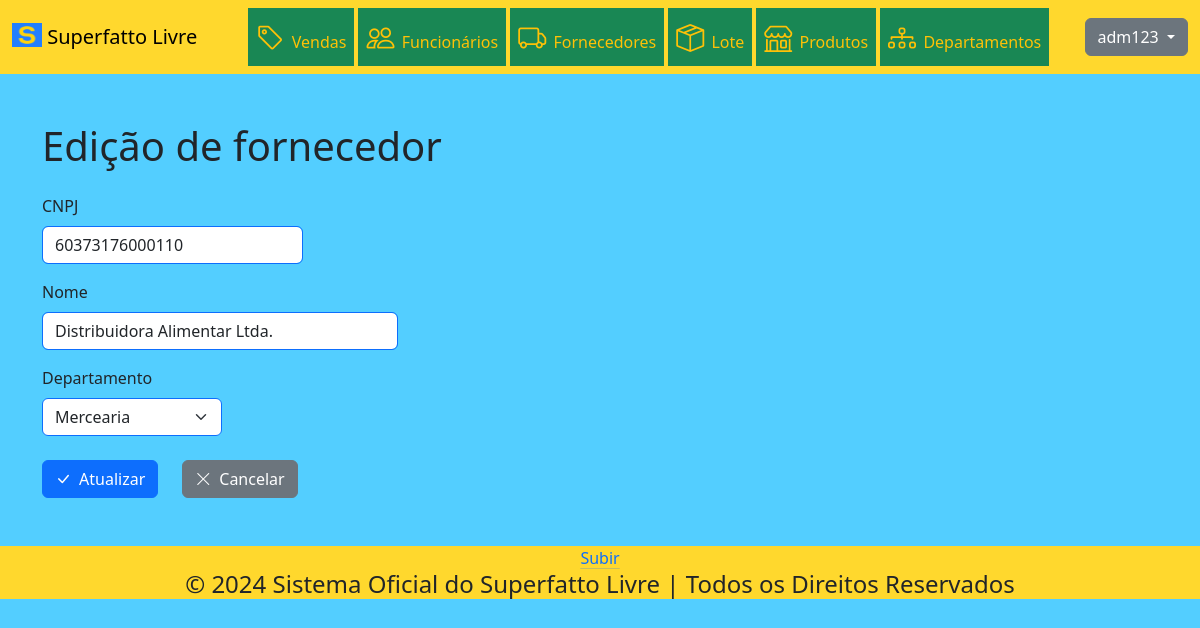
The app's page /fornecedor/encaminharEdicao/1 (signed in) with its own data.
### tables this page shows
CREATE TABLE IF NOT EXISTS `fornecedor` (
  `codigo` INT NOT NULL AUTO_INCREMENT,
  `cnpj` VARCHAR(45) NULL,
  `nome` VARCHAR(45) NULL,
  `cod_departamento` INT NOT NULL,
  PRIMARY KEY (`codigo`),
  INDEX `fk_fornecedor_departamento_idx` (`cod_departamento` ASC),
  CONSTRAINT `fk_fornecedor_departamento`
    FOREIGN KEY (`cod_departamento`)
    REFERENCES `departamento` (`codigo`)
    ON DELETE NO ACTION
    ON UPDATE NO ACTION);

CREATE TABLE IF NOT EXISTS `departamento` (
  `codigo` INT NOT NULL AUTO_INCREMENT,
  `nome` VARCHAR(45) NULL,
  PRIMARY KEY (`codigo`));

### App/Controller/BaseController.php (called while the page is built, shortened)
<?php
abstract class BaseController
{
    protected array $dados;
    public function __construct()
    {
        $this->dados = [];
    }
    public function renderizar(string $view)
    {
        $dados = $this->getDados();
        require_once PATH . '/App/View/layout/header.php';
        require_once PATH . '/App/View/layout/menu.php';
        require_once PATH . '/App/View/' . $view . '.php';
        require_once PATH . '/App/View/layout/footer.php';
    }
    public function getDados()
    {
        return $this->dados;
    }
    public function setDados($nomeChave, $valorDado)
    {
        if ($nomeChave != "" && $valorDado != "") {
            $this->dados[$nomeChave] = $valorDado;
        }
    }
}

### index.php (called while the page is built, shortened)
<?php
try
{
    $app = new App();
    $app->identificarController();
    $app->executarController();
} catch (Exception $excecao) {
    throw new Exception("Erro na execução do sistema", $excecao->getCode());
}

### App/Model/Entidades/Fornecedor.php (called while the page is built, shortened)
<?php
class Fornecedor
{
    private int $codigo;
    private string $cnpj;
    private string $nome;
    private Departamento $departamento;
    public function __construct(int $codigo = 0, string $cnpj = "", string $nome = "", int $cod_departamento = 0, string $nome_departamento = "")
    {
        $this->codigo = $codigo;
        $this->cnpj = $cnpj;
        $this->nome = $nome;
        $this->departamento = new Departamento($cod_departamento, $nome_departamento);
    }
    public function localizar()
    {
        $fornecedorDAO = new FornecedorDAO();
        $resultado = $fornecedorDAO->localizar($this->getCodigo());
        return $resultado;
    }
    public function getCodigo() : int
    {
        return $this->codigo;
    }
    public function getCnpj() : string
    {
        return $this->cnpj;
    }
    public function getNome() : string
    {
        return $this->nome;
    }
    public function getDepartamento() : Departamento
    {
        return $this->departamento;
    }
}

### App/Model/DAO/BaseDAO.php (called while the page is built, shortened)
<?php
abstract class BaseDAO
{
    private $conexao;
    public function __construct()
    {
        $this->conexao = Conexao::getConexao();
    }
    public function select($sql)
    {
        return $this->conexao->query($sql);
    }
}

### App/Lib/Conexao.php (called while the page is built, shortened)
<?php
class Conexao
{
    public static function getConexao()
    {
        $dsn = DB_DRIVER . ':host=' . DB_HOST . ';dbname=' . DB_NAME . ";";
        $conexao = new PDO($dsn , DB_USER, DB_PASSWORD);
        $conexao->setAttribute(PDO::ATTR_ERRMODE, PDO::ERRMODE_EXCEPTION);
        return $conexao;
    }
}

### App/Model/DAO/FornecedorDAO.php (called while the page is built, shortened)
<?php
class FornecedorDAO extends BaseDAO
{
    public function localizar($codigo)
    {
        try {
            $pdoStatement = $this->select("SELECT f.*, d.nome nome_departamento FROM fornecedor f, departamento d
                WHERE f.codigo = $codigo AND d.codigo = f.cod_departamento");
            $arrayResultado = $pdoStatement->fetch(PDO::FETCH_ASSOC);
            $fornecedor = new Fornecedor(
                $arrayResultado['codigo'],
                $arrayResultado['cnpj'],
                $arrayResultado['nome'],
                $arrayResultado['cod_departamento'],
                $arrayResultado['nome_departamento']
            );
            return $fornecedor;
        }
        catch (Exception $excecao) {
            $erro = new Exception("Erro " . $excecao->getCode() . ". Erro no acesso aos dados");
            return $erro;
        }
    }
}

### App/Model/DAO/DepartamentoDAO.php (called while the page is built, shortened)
<?php
class DepartamentoDAO extends BaseDAO
{
    public function listar()
    {
        try {
            $pdoStatement = $this->select("SELECT * FROM departamento");
            $pdoStatement->setFetchMode(PDO::FETCH_CLASS | PDO::FETCH_PROPS_LATE, "App\\Model\\Entidades\\Departamento");
            $departamentos = $pdoStatement->fetchAll();
            return $departamentos;
        }
        catch (Exception $excecao) {
            $erro = new Exception("Erro " . $excecao->getCode() . ". Erro no acesso aos dados dos departamentos");
            return $erro;
        }
    }
}

### App/Model/Entidades/Departamento.php (called while the page is built, shortened)
<?php
class Departamento
{
    private int $codigo;
    private string $nome;
    public function __construct(int $codigo = 0, string $nome = "")
    {
        $this->codigo = $codigo;
        $this->nome = $nome;
    }
    public function listar()
    {
        $departamentoDAO = new DepartamentoDAO();
        $resultado = $departamentoDAO->listar();
        return $resultado;
    }
    public function getCodigo() : int
    {
        return $this->codigo;
    }
    public function getNome() : string
    {
        return $this->nome;
    }
}

### App/View/fornecedor/edicao.php (the view, shortened to what this page needs)
<div class="container-sm my-5">
  <?php if (isset($dados['fornecedor']) && !empty($dados['fornecedor'])) { ?>
    <div class="row">
      <div class="col">
        <form method="POST" action="http://<?=APP_HOST?>/fornecedor/atualizar">
          <div class="row mb-3">
            <div class="col-auto">
              <h1>Edição de fornecedor</h1>
            </div>
          </div>
          <div class="row mb-3">
            <div class="col-6 col-md-4 col-lg-3">
              <label for="cnpj" class="form-label">CNPJ</label>
              <input type="text" class="form-control border border-primary
              <?= (isset($dados['validacao']) && !$dados['validacao']['cnpj_validado'] ? 'is-invalid' : '') ?>"
              id="cnpj" name="cnpj"
              value="<?= (isset($dados['formulario'])) ? $dados['formulario']['cnpj'] : $dados['fornecedor']->getCnpj() ?>" required>
            </div>
          </div>
          <div class="row mb-3">
            <div class="col-10 col-md-6 col-lg-4">
              <label for="nome" class="form-label">Nome</label>
              <input type="text" class="form-control border border-primary
              <?= (isset($dados['validacao']) && !$dados['validacao']['nome_validado'] ? 'is-invalid' : '') ?>"
              id="nome" name="nome"
              value="<?= (isset($dados['formulario'])) ? $dados['formulario']['nome'] : $dados['fornecedor']->getNome() ?>" required>
            </div>
          </div>
          <div class="row mb-4">
            <div class="col-auto">
              <label for="departamento" class="form-label">Departamento</label>
              <select class="form-select border border-primary" id="departamento" name="departamento" required>
                <?php if (isset($dados['departamentos']) && !empty($dados['departamentos'])) { ?>
                  <?php foreach($dados['departamentos'] as $departamento) { ?>
                    <option value="<?= $departamento->getCodigo() ?>"
                    <?=(isset($dados['formulario']) && $dados['formulario']['departamento'] == $departamento->getCodigo() ? 'selected' :
                      ($departamento->getCodigo() == $dados['fornecedor']->getDepartamento()->getCodigo() ? 'selected' : '')) ?>>
                      <?= $departamento->getNome() ?>
                    </option>
                <?php } } ?>
              </select>
            </div>
          </div>
          <div class="row">
            <div class="col-auto">
              <button type="submit" class="btn btn-primary">
                <i class="bi bi-check-lg">&ensp;</i>Atualizar
              </button>
            </div>
            <div class="col-auto">
              <a href="http://<?=APP_HOST?>/fornecedor" class="btn btn-secondary">
                <i class="bi bi-x-lg">&ensp;</i>Cancelar
              </a>
            </div>
          </div>
        </form>
      </div>
    </div>
  <?php } ?>
</div>

### public/css/estilo.css (style rules this page uses)
body { background-color: #53ceff; }

### records on screen
fornecedor: cnpj "60373176000110", nome "Distribuidora Alimentar Ltda.", departamento "Mercearia"

### other values on screen
$sessao::getNomeUsuario() "adm123"
